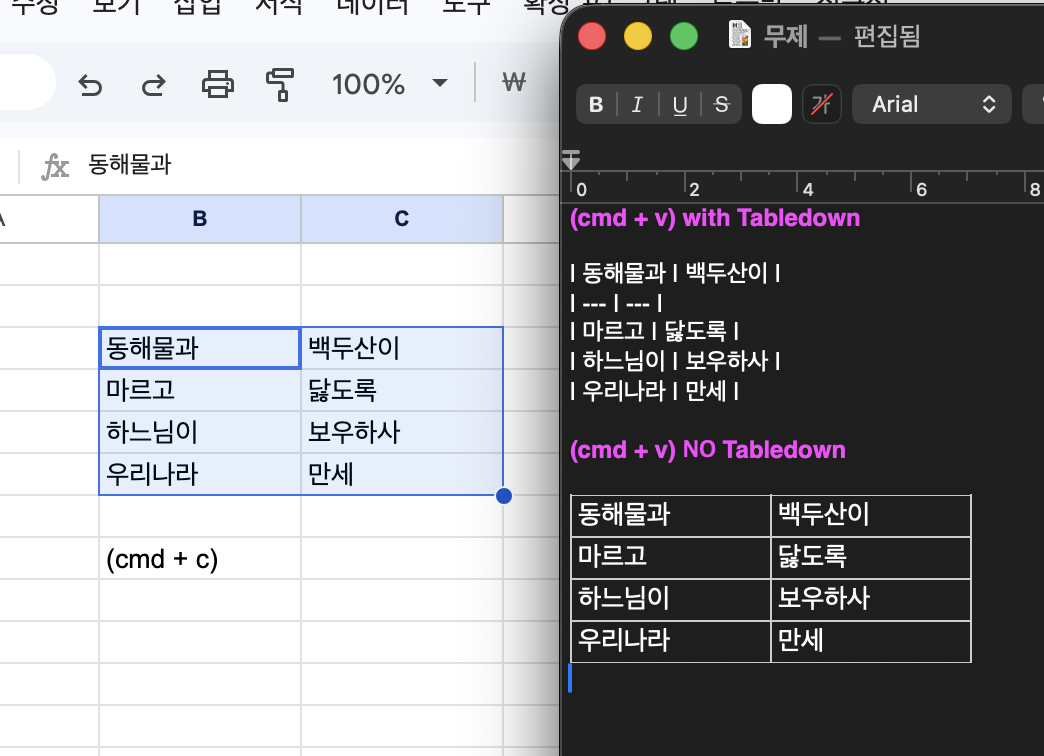
#> input picture assets/tabledown-paste-comparison.png, 1044 x 756 px
$ python resize_screenshots.py out ../assets/tabledown-paste-comparison.png
#> lines starting #> are read from the running program, lines starting #| are printed output that depends on the picture
#> in main, src is the input picture: PIL image 1044x756 RGBA; mean R, G, B, A 148, 148.5, 151.8, 255
#!/usr/bin/env python3
"""Convert raw macOS screenshots into Mac App Store 2880x1800 frames.

Mac App Store accepts screenshots at one of four exact sizes
(1280x800, 1440x900, 2560x1600, 2880x1800). Raw macOS captures rarely
match one of these aspect ratios, so we pad each input on a 2880x1800
canvas while preserving the menu-bar position (top-aligned).

Background colour is sampled from a corner pixel that should still
show the desktop, so the padded strip blends with the capture itself.

Usage:
    scripts/resize_screenshots.py <output-dir> <input.png> [<input.png> ...]

Example:
    scripts/resize_screenshots.py outputs/app-store-screenshots/v2 \\
        ~/Desktop/tabledown-menu-open.png \\
        ~/Desktop/tabledown-menu-bar.png \\
        ~/Desktop/tabledown-conversion.png
"""
from __future__ import annotations

import sys
from pathlib import Path

from PIL import Image

TARGET_W, TARGET_H = 2880, 1800
TARGET_RATIO = TARGET_W / TARGET_H


def sample_background(img: Image.Image) -> tuple[int, int, int]:
    """Pick a desktop pixel. Bottom-left corner is rarely occluded by app windows."""
    rgb = img.convert("RGB")
    return rgb.getpixel((10, img.height - 10))


def fit_to_canvas(src: Image.Image) -> Image.Image:
    bg = sample_background(src)
#> bg = (225, 225, 225)
    src_ratio = src.width / src.height
#> src_ratio = 1.38

    if src_ratio >= TARGET_RATIO:
        # Source is wider than 16:10 → fit by width, pad below the capture.
        new_w = TARGET_W
        new_h = round(src.height * (TARGET_W / src.width))
        resized = src.resize((new_w, new_h), Image.LANCZOS)
        canvas = Image.new("RGB", (TARGET_W, TARGET_H), bg)
        canvas.paste(resized, (0, 0))  # menu bar stays at the very top
    else:
        # Source is narrower → fit by height, pad left/right symmetrically.
        new_h = TARGET_H
        new_w = round(src.width * (TARGET_H / src.height))
#> new_w = 2486
        resized = src.resize((new_w, new_h), Image.LANCZOS)
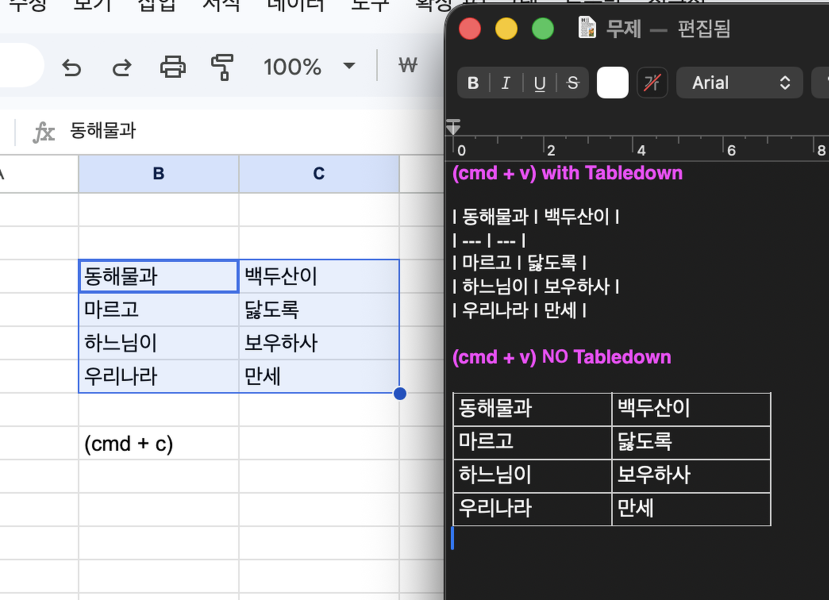
#> resized: PIL image 2486x1800 RGBA (shown at 1/3 size); mean R, G, B, A 147.9, 148.3, 151.6, 255
        canvas = Image.new("RGB", (TARGET_W, TARGET_H), bg)
#> canvas: PIL image 2880x1800 RGB; every value is 225
        canvas.paste(resized, ((TARGET_W - new_w) // 2, 0))
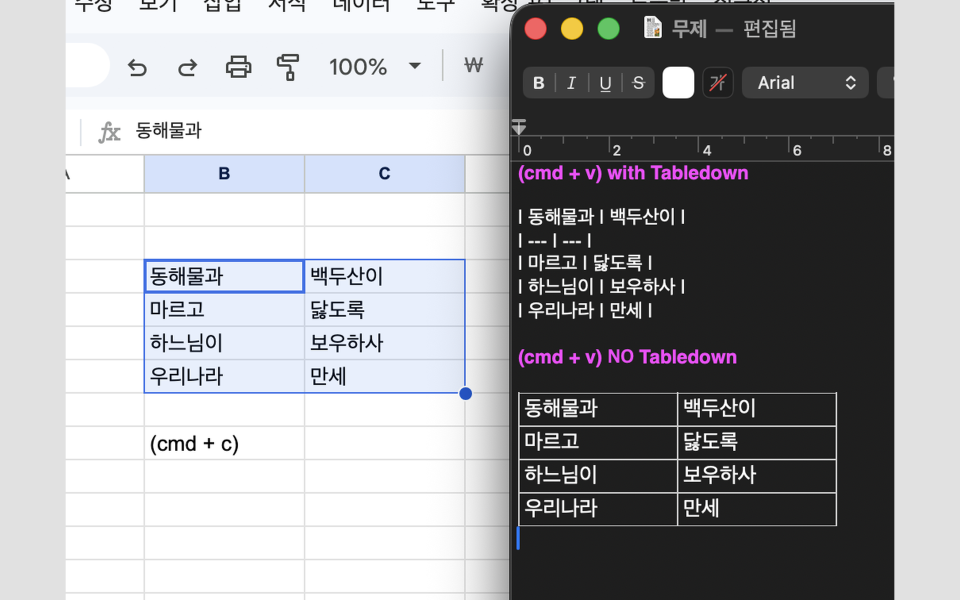
#> canvas: PIL image 2880x1800 RGB (shown at 1/3 size); mean R, G, B 158.5, 158.8, 161.6

    return canvas


def main() -> int:
    if len(sys.argv) < 3:
        print(__doc__)
        return 1

    out_dir = Path(sys.argv[1]).expanduser().resolve()
    out_dir.mkdir(parents=True, exist_ok=True)

    for index, raw_path in enumerate(sys.argv[2:], start=1):
        src_path = Path(raw_path).expanduser().resolve()
        with Image.open(src_path) as src:
            framed = fit_to_canvas(src)
        out_path = out_dir / f"{index:02d}-{src_path.stem}.png"
        framed.save(out_path, "PNG", optimize=True)
        print(f"  {src_path.name}  →  {out_path}  ({framed.width}x{framed.height})")
#|   tabledown-paste-comparison.png  →  scripts/out/01-tabledown-paste-comparison.png  (2880x1800)

    return 0


if __name__ == "__main__":
    raise SystemExit(main())
#> (the program exits here)
